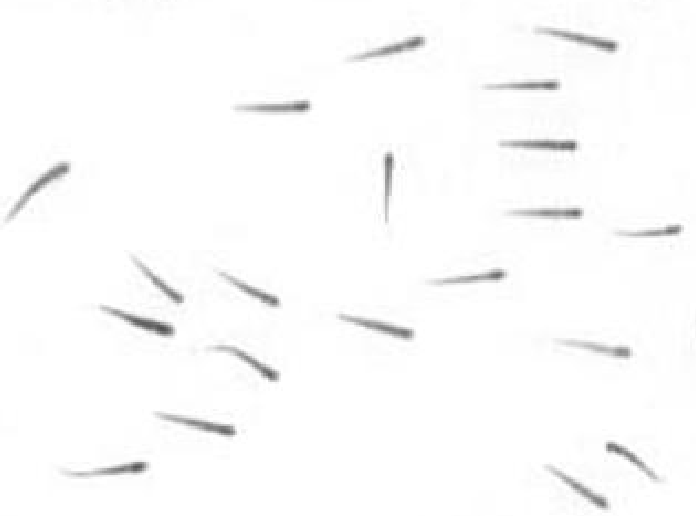
%> input picture Handout/Week 6 - Image Segmentation/codes/Region Labeling/fish.png, 696 x 516 px
$ octave Region_Labeling.m   (GNU Octave 9; MATLAB toolbox functions it lacks are replaced by stand-ins)
%> lines starting %> are read from the running program, lines starting %| are printed output that depends on the picture; in (x1, y1, x2, y2) boxes, pixels count from 0 and x2, y2 are one past the last pixel; in counts of white or black regions, pixels touching at a corner belong together; the program's own positions count from 1
% EE368/CS232 Digital Image Processing
% Bernd Girod
% Department of Electrical Engineering, Stanford University

% Script by Qiyuan Tian and David Chen
% Example: Region labeling

clear, clc, close all

% Load test image
img = imread('fish.png');
%> img is the input picture: size 516x696x3 uint8; min 78, max 255, mean 251.3

% Binarize image
level = graythresh(img);
%> level = 0.831
bwImg = 1- im2bw(img, level);
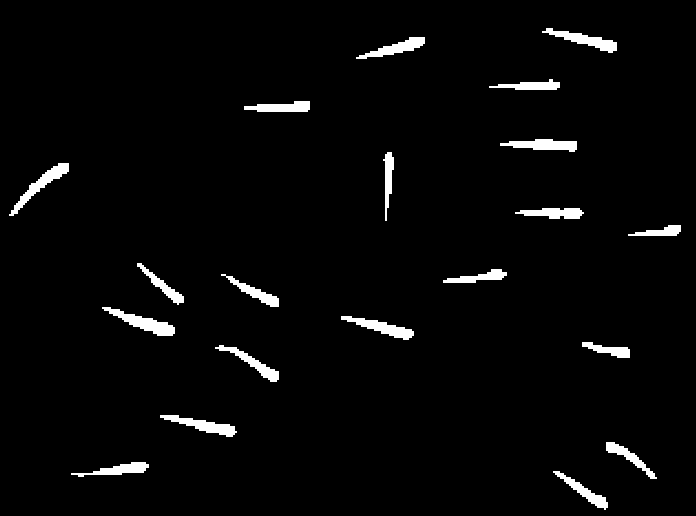
%> bwImg: size 516x696 double; values 0 (black) and 1 (white), 2.9% white; 20 white regions, largest, box (x1, y1, x2, y2) and area: (102, 307, 175, 336) 742, (9, 163, 69, 216) 685, (542, 28, 617, 53) 648

% Region labeling
L = bwlabel(bwImg, 8);
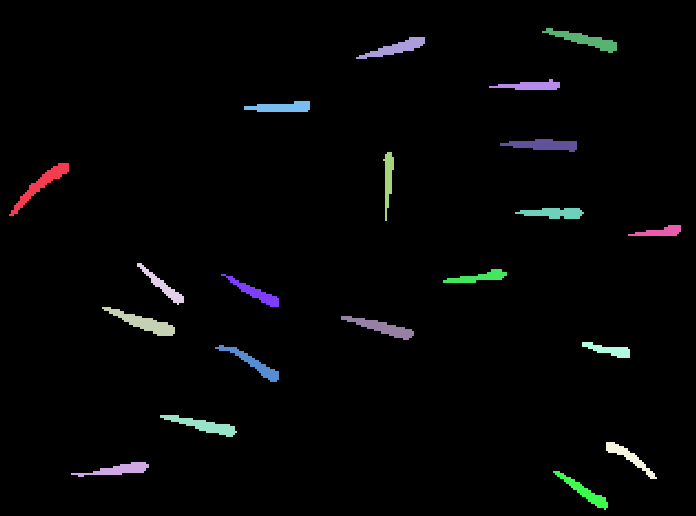
%> L: size 516x696 double; 21 distinct labels, from 0 to 20; one colour per label, 0 black
rgbLabel = label2rgb(L, 'jet', 'k');
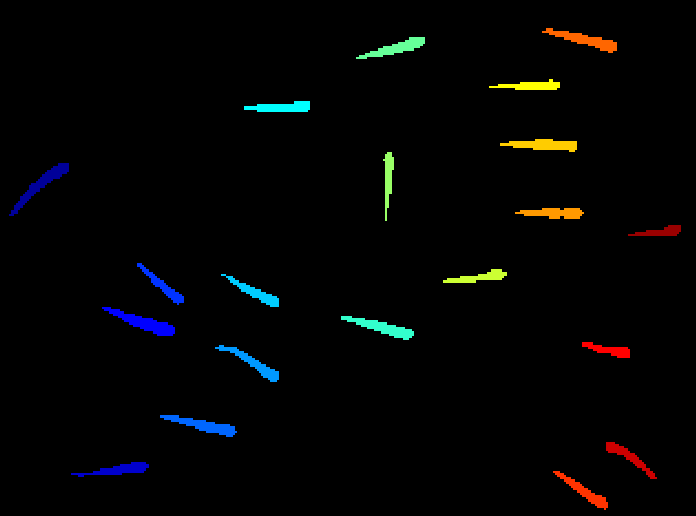
%> rgbLabel: size 516x696x3 uint8; mean R, G, B 3.3, 3.7, 3.8

% Show images
subplot(1, 3, 1), imshow(img); title('Original Image');
subplot(1, 3, 2), imshow(bwImg); title('Binarized Image');
subplot(1, 3, 3), imshow(rgbLabel); title('Labeled Regions');

% Save images
imwrite(bwImg, 'Region_Labeling_bw.png');
imwrite(rgbLabel, 'Region_Labeling_rgbLabel.png');
